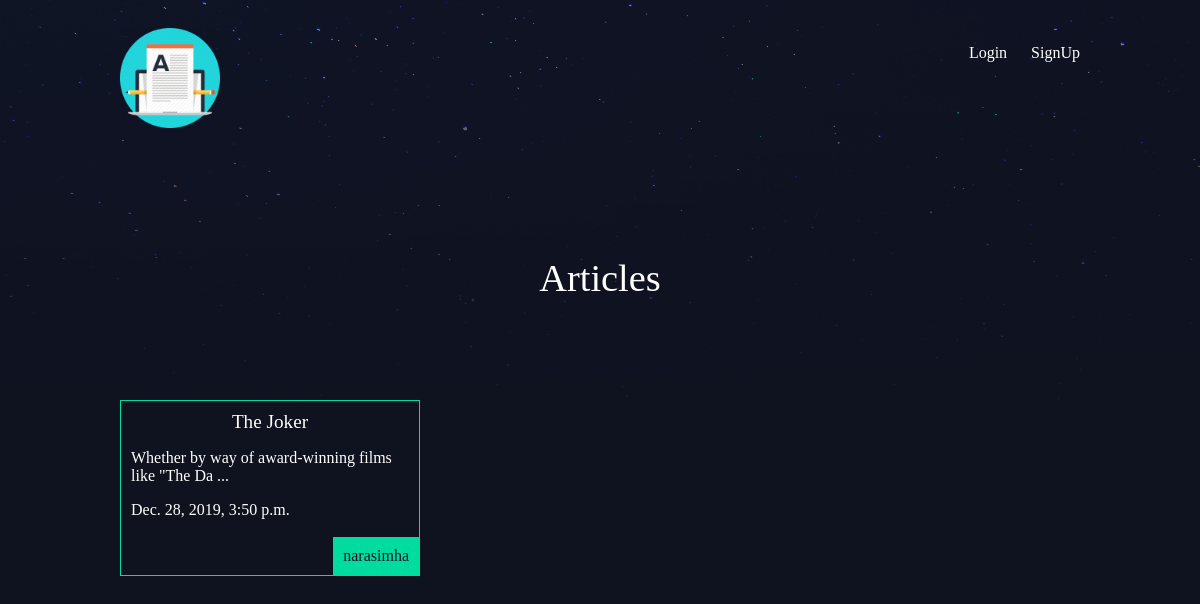
The page / on the database its author committed.
### articles/models.py (models this page shows, shortened)
class Article(models.Model):
    title = models.CharField(max_length=100)
    slug = models.SlugField()
    body = models.TextField()
    date = models.DateTimeField(auto_now_add=True)
    img = models.ImageField(default='default.png',blank=True)
    author = models.ForeignKey(User,default=None,on_delete=models.PROTECT)
    def snippet(self):
        return '{} ...'.format(self.body[0:50])

### articles/views.py (the view)
# urls.py: path('',article_view.articles,name='home'),
def articles(request):
    articles = Article.objects.all().order_by('date')
    return render (request,'articles/articles_list.html',{'articles':articles})

### articles/Templates/articles/articles_list.html
{% extends 'base_layout.html' %}
{% block content %}
    <h1>Articles</h1>
    <div class="articles">
        {% for article in articles %}
        <div class="article">
            <h2><a href="{% url 'articles:details' article.slug %}">{{article.title}}</a></h2>
            <p>{{article.snippet}}</p>
            <p>{{article.date}}</p>
            <p class="author">{{article.author.username}}</p>
        </div>
        {% endfor %}
    </div>
{% endblock %}

### assets/styles.css (style rules this page uses)
body { background-color: #0f121f; background-image: url(background-img.png); background-repeat: no-repeat; color: #fff; }
body * { font-family: Ubuntu; }
h1, h2, h3, h4, h5 { font-weight: normal; margin: 0; }
a, a:hover, a:visited { color: #fff; text-decoration: none; }
div.wrapper > h1 { text-align: center; margin: 100px auto; font-size: 2.4em }
.articles { display: grid; grid-template-columns: 1fr 1fr 1fr; grid-gap: 30px; }
.article { padding: 10px; border: 1px solid #00dba0; position: relative; padding-bottom: 40px; }
.article h2 { font-size: 1.2em; text-align: center; }
.article .author { padding: 10px; background: #00dba0; position: absolute; right: 0; bottom: 0; margin: 0; color: #0f121f; }

### rows shown on the page
Article: title "The Joker", snippet "Whether by way of award-winning films like \"The Da ...", date "Dec. 28, 2019, 3:50 p.m.", author.username "narasimha"
